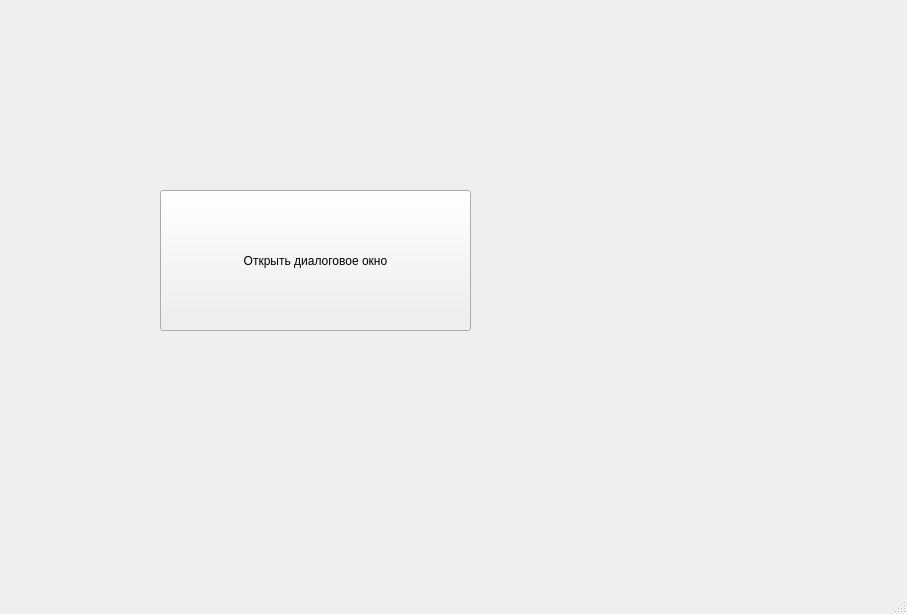
<?xml version="1.0" encoding="UTF-8"?>
<ui version="4.0">
 <class>MainWindow</class>
 <widget class="QMainWindow" name="MainWindow">
  <property name="geometry">
   <rect>
    <x>0</x>
    <y>0</y>
    <width>907</width>
    <height>614</height>
   </rect>
  </property>
  <property name="sizePolicy">
   <sizepolicy hsizetype="Maximum" vsizetype="Minimum">
    <horstretch>0</horstretch>
    <verstretch>0</verstretch>
   </sizepolicy>
  </property>
  <property name="windowTitle">
   <string>MainWindow</string>
  </property>
  <widget class="QWidget" name="centralwidget">
   <widget class="QPushButton" name="pushButton">
    <property name="geometry">
     <rect>
      <x>160</x>
      <y>190</y>
      <width>311</width>
      <height>141</height>
     </rect>
    </property>
    <property name="sizePolicy">
     <sizepolicy hsizetype="Minimum" vsizetype="Minimum">
      <horstretch>0</horstretch>
      <verstretch>0</verstretch>
     </sizepolicy>
    </property>
    <property name="text">
     <string>Открыть диалоговое окно</string>
    </property>
   </widget>
  </widget>
  <widget class="QMenuBar" name="menubar">
   <property name="geometry">
    <rect>
     <x>0</x>
     <y>0</y>
     <width>907</width>
     <height>25</height>
    </rect>
   </property>
  </widget>
  <widget class="QStatusBar" name="statusbar"/>
 </widget>
 <resources/>
 <connections/>
</ui>
